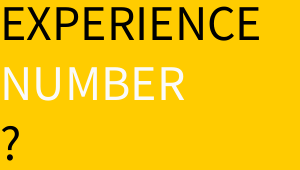
Frame 1 (no input)
Frame 60 (the mouse pressed at the canvas centre just before this capture): identical to frame 1, image omitted
Frame 120 (the mouse held since frame 60 and released just before this capture): identical to frame 1, image omitted

The Processing sketch that drew this single still picture (run headless with seeded random() and noise(); from frame 60 on, the mouse is pressed at the canvas centre):

// Processing sketch: sketch_190605tipografia
// ── sketch_190605tipografia.pde
void setup()  {
  size (300,170);
}
 
void draw(){
  int x=50;
  background(255, 204, 0);
textSize(50);
fill(0);   // Fill color black
text("EXPERIENCE", 0, 40);
fill(250); // Fill color white
text("NUMBER", 0, 100);
fill(0); // Fill color black
text("?", 0, 160);

}
